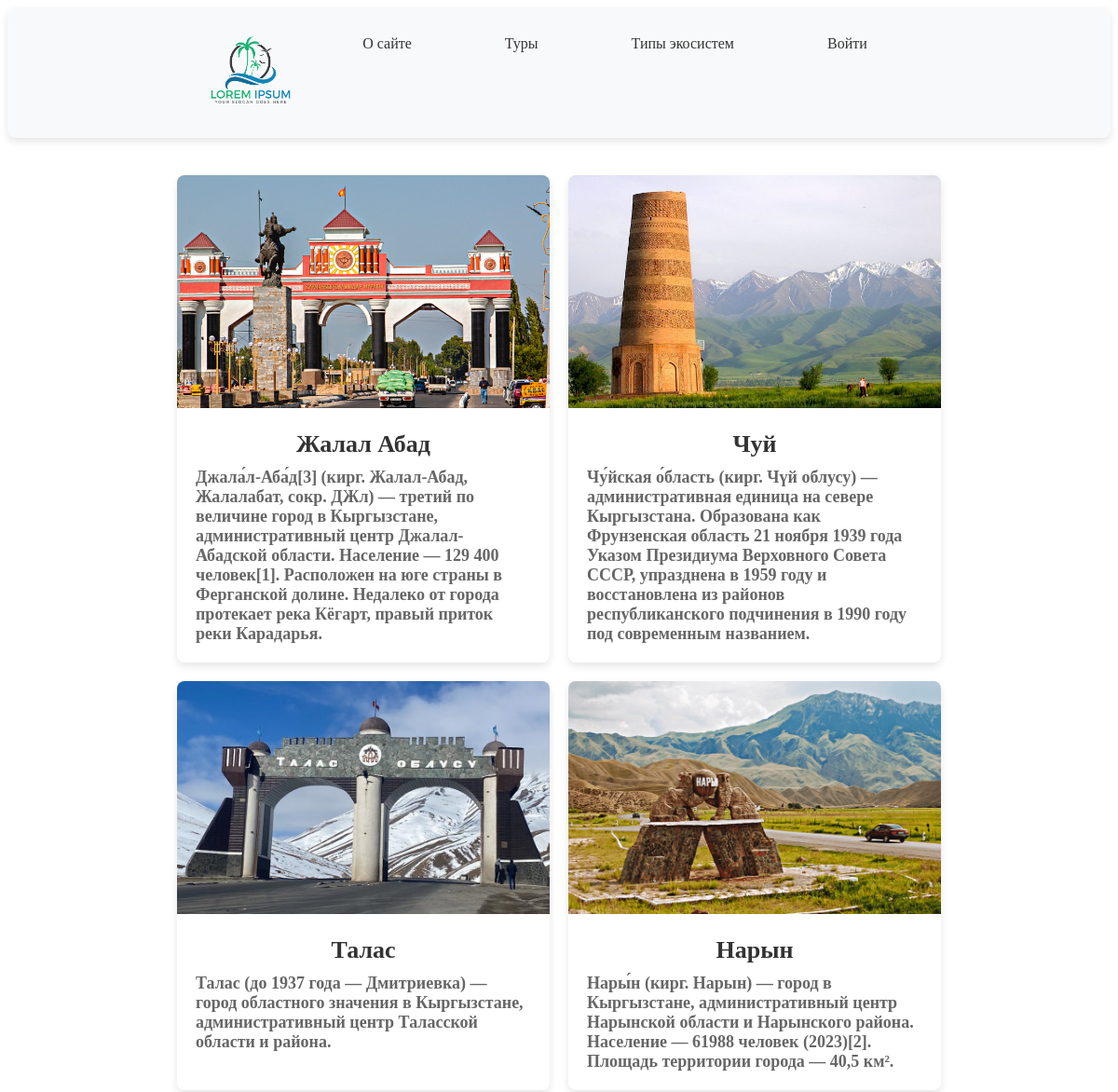
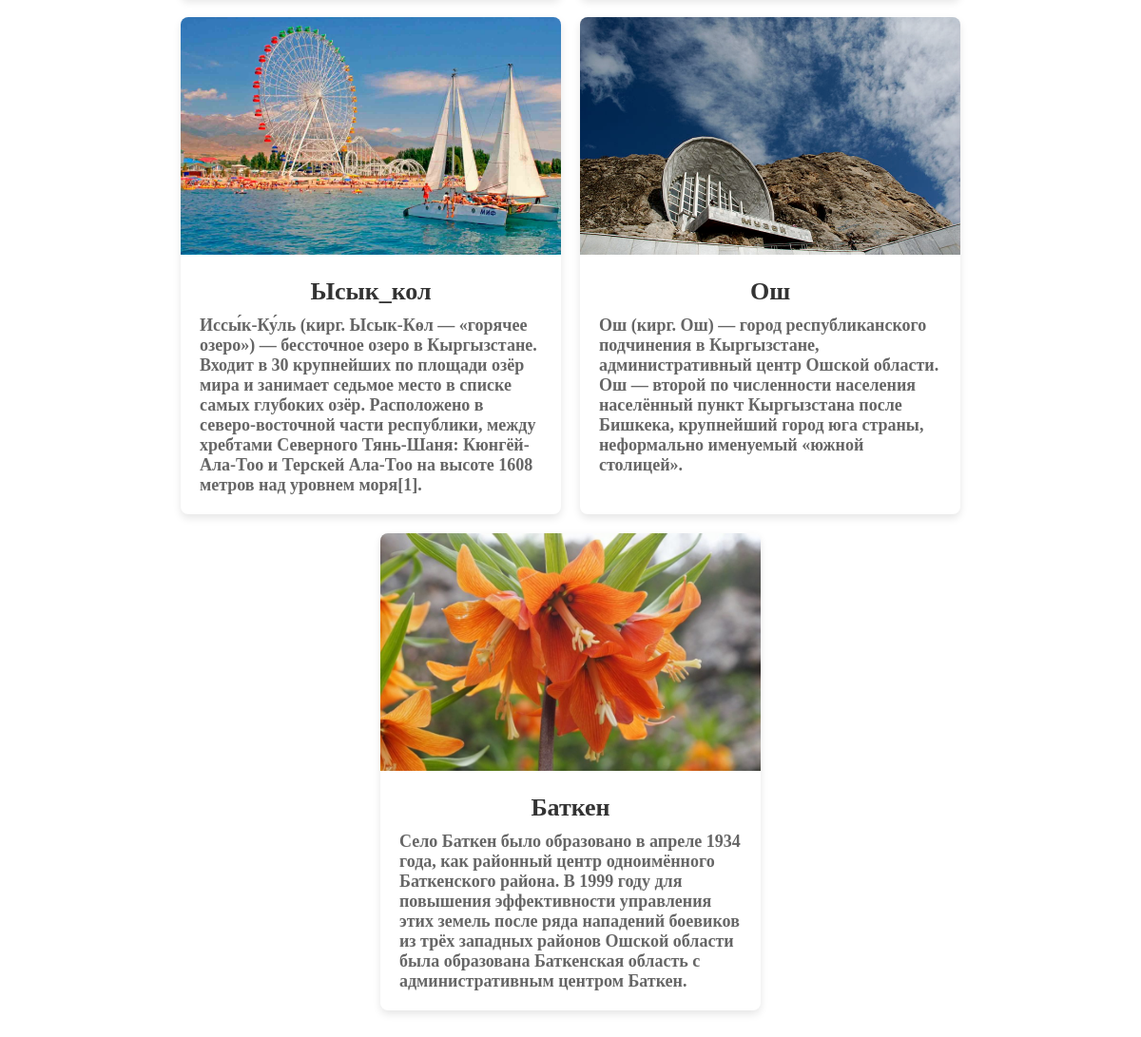
The page / on the database its author committed (2 pictures, top to bottom).
### shop/models.py (models this page shows, shortened)
class Product(models.Model):
    objects = None
    title = models.CharField(max_length=50)
    discription = models.TextField(max_length=1000)
    photo = models.ImageField(upload_to='photos/', blank=True, null=True)
    time_create = models.DateTimeField(auto_now_add=True)
    time_update = models.DateTimeField(auto_now=True)

### shop/views.py (the view)
# urls.py: path('', views.index, name='index'),
def index(request):
    posts = Product.objects.all()
    return render(request, 'shopp/index.html', {'posts': posts, 'menu': menu, 'title': 'Главный страница'})

### shop/templates/shopp/index.html (shortened to what this page needs)
{% extends 'shopp/page.html' %}
{% block content %}
<div class="card-container">
        {% for f in posts %}
            <div class="card">
                {% if f.photo %}
                    <img class="card-image" src="{{ f.photo.url }}" alt="{{ f.title }}">
                {% endif %}
                <div class="card-content">
                    <h1 class="card-title">{{ f.title }}</h1>
                    <h2 class="card-description">{{ f.discription }}</h2>
                </div>
            </div>
        {% endfor %}
    </div>
{% endblock %}

### shop/templates/shopp/page.html (shortened to what this page needs)
{% load static %}
<!DOCTYPE html>
<html lang="en">
<head>
    <link rel="stylesheet" type="text/css" href="{% static 'shopp/css/styles.css' %}">
    <link rel="stylesheet" type="text/css" href="{% static 'shopp/css/about.css' %}">
    <link rel="stylesheet" type="text/css" href="{% static 'shopp/css/login.css' %}">
</head>
<body>
<div class="block">
    {% block mainmenu %}
    <ul>
        <a href="{% url 'index' %}" class="logo-link">
            <img src="{% static 'shopp/images1/—Pngtree—and palm vector logo travel_3628052.png' %}" alt="logo" class="logo-image">
        </a>
        {% for i in menu %}
            {% if i.title == "Туры" %}
                <li class="bek">
                    <a href="{% url i.url_name %}" {% if request.path == i.url_name %}class="active"{% endif %}>{{ i.title }}</a>
                </li>
            {% elif i.title == "Типы экосистем" %}
                <li class="bek">
                    {% url i.url_name i.slug as url %}
                    <a href="{{ url }}" {% if request.path == url %}class="active"{% endif %}>{{ i.title }}</a>
                </li>
                {% else %}
                <li class="bek">
                    <a href="{% url i.url_name %}" {% if request.path == i.url_name %}class="active"{% endif %}>{{ i.title }}</a>
                </li>
            {% endif %}
        {% endfor %}
    </ul>
    {% endblock %}
</div>
{% block content %}
{% endblock %}
</body>
</html>

### shop/static/shopp/css/styles.css (style rules this page uses)
.card-container { display: flex; flex-wrap: wrap; gap: 20px; justify-content: center; padding: 20px; }
.card { background-color: #fff; border-radius: 8px; box-shadow: 0 4px 8px rgba(0, 0, 0, 0.1); overflow: hidden; width: 400px; max-width: 100%; transition: transform 0.3s, box-shadow 0.3s; }
.card-image { width: 100%; height: 250px; object-fit: cover; }
.card-content { padding: 20px; }
.card-title { font-size: 26px; color: #333; margin: 0 0 10px; }
.card-description { font-size: 18px; color: #666; margin: 0; }

### shop/static/shopp/css/about.css (style rules this page uses)
h1 { font-size: 36px; color: #2c6c2f; margin-top: 0; margin-bottom: 20px; text-align: center; }
h2 { font-size: 28px; color: #2c6c2f; margin: 20px 0 10px; }
ul { list-style-type: disc; padding-left: 20px; }
li { margin-bottom: 10px; }
a { color: #2c6c2f; text-decoration: none; }

### shop/templates/shopp/page.html (style rules this page uses)
.block { background-color: #f8f9fa; padding: 20px; border-radius: 8px; box-shadow: 0 4px 8px rgba(0, 0, 0, 0.1); margin-bottom: 20px; }
ul { list-style-type: none; padding: 0; margin: 0; display: flex; justify-content: center; flex-wrap: wrap; }
li.bek { margin: 0 30px; position: relative; }
li.bek a { text-decoration: none; color: #333; font-weight: 500; padding: 10px 20px; display: block; border-radius: 5px; transition: background-color 0.3s ease, color 0.3s ease, box-shadow 0.3s ease; }
.logo-link { display: inline-block; text-decoration: none; margin-right: 20px; }
.logo-image { display: block; max-width: 100px; height: auto; border: 0; background-color: transparent; transition: opacity 0.3s ease; }

### rows shown on the page
Product: photo (picture), title "Жалал Абад", discription "Джала́л-Аба́д[3] (кирг. Жалал-Абад, Жалалабат, сокр. ДЖл) — третий по величине город в Кыргызстане, административный центр Джалал-Абадской области. Население — 129 400 человек[1]. Расположен на юге страны в Ферганской долине. Недалеко от города протекает река Кёгарт, правый приток реки Карадарья."
Product: photo (picture), title "Чуй", discription "Чу́йская о́бласть (кирг. Чүй облусу) — административная единица на севере Кыргызстана. Образована как Фрунзенская область 21 ноября 1939 года Указом Президиума Верховного Совета СССР, упразднена в 1959 году и восстановлена из районов республиканского подчинения в 1990 году под современным названием."
Product: photo (picture), title "Талас", discription "Талас (до 1937 года — Дмитриевка) — город областного значения в Кыргызстане, административный центр Таласской области и района."
Product: photo (picture), title "Нарын", discription "Нары́н (кирг. Нарын) — город в Кыргызстане, административный центр Нарынской области и Нарынского района. Население — 61988 человек (2023)[2]. Площадь территории города — 40,5 км²."
Product: photo (picture), title "Ысык_кол", discription "Иссы́к-Ку́ль (кирг. Ысык-Көл — «горячее озеро») — бессточное озеро в Кыргызстане. Входит в 30 крупнейших по площади озёр мира и занимает седьмое место в списке самых глубоких озёр. Расположено в северо-восточной части республики, между хребтами Северного Тянь-Шаня: Кюнгёй-Ала-Тоо и Терскей Ала-Тоо на высоте 1608 метров над уровнем моря[1]."
Product: photo (picture), title "Ош", discription "Ош (кирг. Ош) — город республиканского подчинения в Кыргызстане, административный центр Ошской области. Ош — второй по численности населения населённый пункт Кыргызстана после Бишкека, крупнейший город юга страны, неформально именуемый «южной столицей»."
Product: photo (picture), title "Баткен", discription "Село Баткен было образовано в апреле 1934 года, как районный центр одноимённого Баткенского района. В 1999 году для повышения эффективности управления этих земель после ряда нападений боевиков из трёх западных районов Ошской области была образована Баткенская область с административным центром Баткен."

### other values the page prints
{{ i.title }} "О сайте" "Войти"
{{ i.title }} "Туры"
{{ i.title }} "Типы экосистем"
